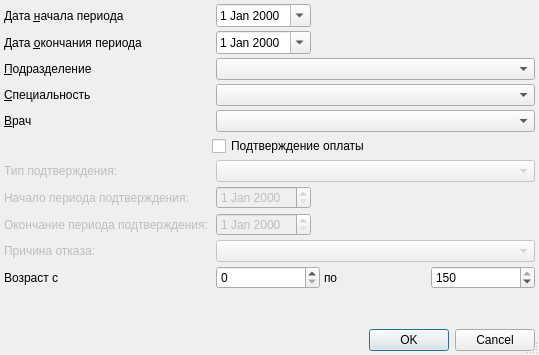
<?xml version="1.0" encoding="UTF-8"?>
<ui version="4.0">
 <class>VisitByPurposeEventsSetupDialog</class>
 <widget class="QDialog" name="VisitByPurposeEventsSetupDialog">
  <property name="windowModality">
   <enum>Qt::ApplicationModal</enum>
  </property>
  <property name="geometry">
   <rect>
    <x>0</x>
    <y>0</y>
    <width>539</width>
    <height>355</height>
   </rect>
  </property>
  <property name="windowTitle">
   <string>параметры отчёта</string>
  </property>
  <property name="sizeGripEnabled">
   <bool>true</bool>
  </property>
  <layout class="QGridLayout" name="gridLayout">
   <property name="margin">
    <number>4</number>
   </property>
   <property name="spacing">
    <number>4</number>
   </property>
   <item row="11" column="0">
    <widget class="QLabel" name="lblEndDateConfirmation">
     <property name="enabled">
      <bool>false</bool>
     </property>
     <property name="text">
      <string>Окончание периода подтверждения:</string>
     </property>
     <property name="buddy">
      <cstring>edtConfirmationEndDate</cstring>
     </property>
    </widget>
   </item>
   <item row="14" column="2">
    <spacer>
     <property name="orientation">
      <enum>Qt::Vertical</enum>
     </property>
     <property name="sizeHint" stdset="0">
      <size>
       <width>21</width>
       <height>21</height>
      </size>
     </property>
    </spacer>
   </item>
   <item row="0" column="2">
    <widget class="CDateEdit" name="edtBegDate">
     <property name="calendarPopup">
      <bool>true</bool>
     </property>
    </widget>
   </item>
   <item row="2" column="0" colspan="2">
    <widget class="QLabel" name="lblOrgStructure">
     <property name="text">
      <string>&amp;Подразделение</string>
     </property>
     <property name="buddy">
      <cstring>cmbOrgStructure</cstring>
     </property>
    </widget>
   </item>
   <item row="4" column="0">
    <widget class="QLabel" name="lblPerson">
     <property name="text">
      <string>&amp;Врач</string>
     </property>
     <property name="buddy">
      <cstring>cmbPerson</cstring>
     </property>
    </widget>
   </item>
   <item row="4" column="2" colspan="2">
    <widget class="CPersonComboBoxEx" name="cmbPerson"/>
   </item>
   <item row="3" column="0" colspan="2">
    <widget class="QLabel" name="lblSpeciality">
     <property name="text">
      <string>&amp;Специальность</string>
     </property>
     <property name="buddy">
      <cstring>cmbSpeciality</cstring>
     </property>
    </widget>
   </item>
   <item row="1" column="0" colspan="2">
    <widget class="QLabel" name="lblEndDate">
     <property name="text">
      <string>Дата &amp;окончания периода</string>
     </property>
     <property name="buddy">
      <cstring>edtEndDate</cstring>
     </property>
    </widget>
   </item>
   <item row="0" column="0" colspan="2">
    <widget class="QLabel" name="lblBegDate">
     <property name="text">
      <string>Дата &amp;начала периода</string>
     </property>
     <property name="buddy">
      <cstring>edtBegDate</cstring>
     </property>
    </widget>
   </item>
   <item row="15" column="0" colspan="4">
    <widget class="QDialogButtonBox" name="buttonBox">
     <property name="orientation">
      <enum>Qt::Horizontal</enum>
     </property>
     <property name="standardButtons">
      <set>QDialogButtonBox::Cancel|QDialogButtonBox::Ok</set>
     </property>
    </widget>
   </item>
   <item row="12" column="0">
    <widget class="QLabel" name="lblRefuseType">
     <property name="enabled">
      <bool>false</bool>
     </property>
     <property name="text">
      <string>Причина отказа:</string>
     </property>
     <property name="buddy">
      <cstring>cmbRefuseType</cstring>
     </property>
    </widget>
   </item>
   <item row="10" column="0">
    <widget class="QLabel" name="lblBegDateConfirmation">
     <property name="enabled">
      <bool>false</bool>
     </property>
     <property name="text">
      <string>Начало периода подтверждения:</string>
     </property>
     <property name="buddy">
      <cstring>edtConfirmationBegDate</cstring>
     </property>
    </widget>
   </item>
   <item row="9" column="0">
    <widget class="QLabel" name="lblConfirmationType">
     <property name="enabled">
      <bool>false</bool>
     </property>
     <property name="text">
      <string>Тип подтверждения:</string>
     </property>
     <property name="buddy">
      <cstring>cmbConfirmationType</cstring>
     </property>
    </widget>
   </item>
   <item row="2" column="2" colspan="2">
    <widget class="COrgStructureComboBox" name="cmbOrgStructure"/>
   </item>
   <item row="10" column="2">
    <widget class="CDateEdit" name="edtConfirmationBegDate">
     <property name="enabled">
      <bool>false</bool>
     </property>
    </widget>
   </item>
   <item row="3" column="2" colspan="2">
    <widget class="CRBComboBox" name="cmbSpeciality">
     <property name="whatsThis">
      <string>&lt;html&gt;&lt;head&gt;&lt;meta name=&quot;qrichtext&quot; content=&quot;1&quot; /&gt;&lt;style type=&quot;text/css&quot;&gt;
p, li { white-space: pre-wrap; }
&lt;/style&gt;&lt;/head&gt;&lt;body style=&quot; font-family:'MS Shell Dlg 2'; font-size:8.25pt; font-weight:400; font-style:normal;&quot;&gt;
&lt;p style=&quot;-qt-paragraph-type:empty; margin-top:0px; margin-bottom:0px; margin-left:0px; margin-right:0px; -qt-block-indent:0; text-indent:0px;&quot;&gt;&lt;/p&gt;&lt;/body&gt;&lt;/html&gt;</string>
     </property>
    </widget>
   </item>
   <item row="1" column="2">
    <widget class="CDateEdit" name="edtEndDate">
     <property name="calendarPopup">
      <bool>true</bool>
     </property>
    </widget>
   </item>
   <item row="11" column="2">
    <widget class="CDateEdit" name="edtConfirmationEndDate">
     <property name="enabled">
      <bool>false</bool>
     </property>
    </widget>
   </item>
   <item row="7" column="1" colspan="3">
    <widget class="QCheckBox" name="chkConfirmation">
     <property name="text">
      <string>Подтверждение оплаты</string>
     </property>
    </widget>
   </item>
   <item row="9" column="2" colspan="2">
    <widget class="QComboBox" name="cmbConfirmationType">
     <property name="enabled">
      <bool>false</bool>
     </property>
    </widget>
   </item>
   <item row="13" column="0">
    <widget class="QLabel" name="lblFilterAgeFrom">
     <property name="enabled">
      <bool>true</bool>
     </property>
     <property name="text">
      <string>Возраст с</string>
     </property>
     <property name="buddy">
      <cstring>edtFilterBegAge</cstring>
     </property>
    </widget>
   </item>
   <item row="12" column="2" colspan="2">
    <widget class="CRBComboBox" name="cmbRefuseType">
     <property name="enabled">
      <bool>false</bool>
     </property>
    </widget>
   </item>
   <item row="13" column="2" colspan="2">
    <layout class="QGridLayout" name="gridLayout_3">
     <item row="0" column="3">
      <widget class="QSpinBox" name="edtFilterEndAge">
       <property name="enabled">
        <bool>true</bool>
       </property>
       <property name="maximum">
        <number>150</number>
       </property>
       <property name="value">
        <number>150</number>
       </property>
      </widget>
     </item>
     <item row="0" column="1">
      <widget class="QSpinBox" name="edtFilterBegAge">
       <property name="enabled">
        <bool>true</bool>
       </property>
       <property name="maximum">
        <number>150</number>
       </property>
      </widget>
     </item>
     <item row="0" column="2">
      <widget class="QLabel" name="lblFilterAgeTo">
       <property name="enabled">
        <bool>true</bool>
       </property>
       <property name="text">
        <string>по</string>
       </property>
       <property name="buddy">
        <cstring>edtFilterEndAge</cstring>
       </property>
      </widget>
     </item>
    </layout>
   </item>
   <item row="0" column="3">
    <spacer>
     <property name="orientation">
      <enum>Qt::Horizontal</enum>
     </property>
     <property name="sizeHint" stdset="0">
      <size>
       <width>101</width>
       <height>20</height>
      </size>
     </property>
    </spacer>
   </item>
  </layout>
 </widget>
 <customwidgets>
  <customwidget>
   <class>CPersonComboBoxEx</class>
   <extends>QComboBox</extends>
   <header>Orgs/PersonComboBoxEx.h</header>
  </customwidget>
  <customwidget>
   <class>COrgStructureComboBox</class>
   <extends>QComboBox</extends>
   <header>Orgs/OrgStructComboBoxes.h</header>
  </customwidget>
  <customwidget>
   <class>CDateEdit</class>
   <extends>QDateEdit</extends>
   <header>library/DateEdit</header>
  </customwidget>
  <customwidget>
   <class>CRBComboBox</class>
   <extends>QComboBox</extends>
   <header>library/crbcombobox.h</header>
  </customwidget>
 </customwidgets>
 <tabstops>
  <tabstop>edtBegDate</tabstop>
  <tabstop>edtEndDate</tabstop>
  <tabstop>cmbOrgStructure</tabstop>
  <tabstop>cmbSpeciality</tabstop>
  <tabstop>cmbPerson</tabstop>
  <tabstop>chkConfirmation</tabstop>
  <tabstop>cmbConfirmationType</tabstop>
  <tabstop>edtConfirmationBegDate</tabstop>
  <tabstop>edtConfirmationEndDate</tabstop>
  <tabstop>cmbRefuseType</tabstop>
  <tabstop>edtFilterBegAge</tabstop>
  <tabstop>edtFilterEndAge</tabstop>
  <tabstop>buttonBox</tabstop>
 </tabstops>
 <resources/>
 <connections>
  <connection>
   <sender>buttonBox</sender>
   <signal>accepted()</signal>
   <receiver>VisitByPurposeEventsSetupDialog</receiver>
   <slot>accept()</slot>
   <hints>
    <hint type="sourcelabel">
     <x>198</x>
     <y>485</y>
    </hint>
    <hint type="destinationlabel">
     <x>119</x>
     <y>239</y>
    </hint>
   </hints>
  </connection>
  <connection>
   <sender>buttonBox</sender>
   <signal>rejected()</signal>
   <receiver>VisitByPurposeEventsSetupDialog</receiver>
   <slot>reject()</slot>
   <hints>
    <hint type="sourcelabel">
     <x>249</x>
     <y>485</y>
    </hint>
    <hint type="destinationlabel">
     <x>316</x>
     <y>234</y>
    </hint>
   </hints>
  </connection>
  <connection>
   <sender>chkConfirmation</sender>
   <signal>stateChanged(int)</signal>
   <receiver>VisitByPurposeEventsSetupDialog</receiver>
   <slot>onStateChanged()</slot>
   <hints>
    <hint type="sourcelabel">
     <x>534</x>
     <y>307</y>
    </hint>
    <hint type="destinationlabel">
     <x>189</x>
     <y>154</y>
    </hint>
   </hints>
  </connection>
 </connections>
</ui>
